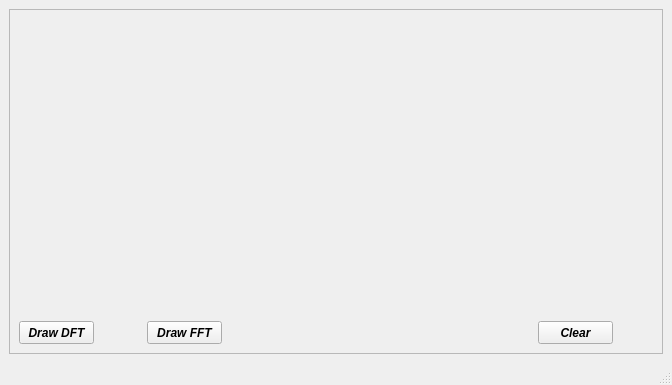
<?xml version="1.0" encoding="UTF-8"?>
<ui version="4.0">
 <class>MainWindow</class>
 <widget class="QMainWindow" name="MainWindow">
  <property name="geometry">
   <rect>
    <x>0</x>
    <y>0</y>
    <width>672</width>
    <height>385</height>
   </rect>
  </property>
  <property name="windowTitle">
   <string>MainWindow</string>
  </property>
  <widget class="QWidget" name="centralwidget">
   <layout class="QGridLayout" name="gridLayout">
    <item row="0" column="0">
     <widget class="QFrame" name="frame">
      <property name="frameShape">
       <enum>QFrame::StyledPanel</enum>
      </property>
      <property name="frameShadow">
       <enum>QFrame::Raised</enum>
      </property>
      <layout class="QGridLayout" name="gridLayout_2">
       <item row="0" column="0" colspan="5">
        <widget class="PlotWidget" name="widget" native="true"/>
       </item>
       <item row="1" column="0">
        <widget class="QPushButton" name="DFT">
         <property name="maximumSize">
          <size>
           <width>75</width>
           <height>23</height>
          </size>
         </property>
         <property name="font">
          <font>
           <family>MS Sans Serif</family>
           <weight>75</weight>
           <italic>true</italic>
           <bold>true</bold>
          </font>
         </property>
         <property name="text">
          <string>Draw DFT</string>
         </property>
         <property name="shortcut">
          <string>Ctrl+D</string>
         </property>
        </widget>
       </item>
       <item row="1" column="1">
        <spacer name="horizontalSpacer_3">
         <property name="orientation">
          <enum>Qt::Horizontal</enum>
         </property>
         <property name="sizeHint" stdset="0">
          <size>
           <width>33</width>
           <height>20</height>
          </size>
         </property>
        </spacer>
       </item>
       <item row="1" column="2">
        <widget class="QPushButton" name="FFT">
         <property name="maximumSize">
          <size>
           <width>75</width>
           <height>23</height>
          </size>
         </property>
         <property name="font">
          <font>
           <family>MS Sans Serif</family>
           <weight>75</weight>
           <italic>true</italic>
           <bold>true</bold>
          </font>
         </property>
         <property name="text">
          <string>Draw FFT</string>
         </property>
         <property name="shortcut">
          <string>Ctrl+F</string>
         </property>
        </widget>
       </item>
       <item row="1" column="3">
        <spacer name="horizontalSpacer">
         <property name="orientation">
          <enum>Qt::Horizontal</enum>
         </property>
         <property name="sizeHint" stdset="0">
          <size>
           <width>304</width>
           <height>20</height>
          </size>
         </property>
        </spacer>
       </item>
       <item row="1" column="4">
        <widget class="QPushButton" name="clear">
         <property name="maximumSize">
          <size>
           <width>75</width>
           <height>23</height>
          </size>
         </property>
         <property name="font">
          <font>
           <family>MS Sans Serif</family>
           <weight>75</weight>
           <italic>true</italic>
           <bold>true</bold>
          </font>
         </property>
         <property name="text">
          <string>Clear</string>
         </property>
         <property name="shortcut">
          <string>Ctrl+C</string>
         </property>
        </widget>
       </item>
       <item row="1" column="5">
        <spacer name="horizontalSpacer_2">
         <property name="orientation">
          <enum>Qt::Horizontal</enum>
         </property>
         <property name="sizeHint" stdset="0">
          <size>
           <width>33</width>
           <height>20</height>
          </size>
         </property>
        </spacer>
       </item>
      </layout>
     </widget>
    </item>
   </layout>
  </widget>
  <widget class="QMenuBar" name="menubar">
   <property name="geometry">
    <rect>
     <x>0</x>
     <y>0</y>
     <width>672</width>
     <height>21</height>
    </rect>
   </property>
  </widget>
  <widget class="QStatusBar" name="statusbar"/>
 </widget>
 <customwidgets>
  <customwidget>
   <class>PlotWidget</class>
   <extends>QWidget</extends>
   <header location="global">pyqtgraph</header>
   <container>1</container>
  </customwidget>
 </customwidgets>
 <resources/>
 <connections/>
</ui>
